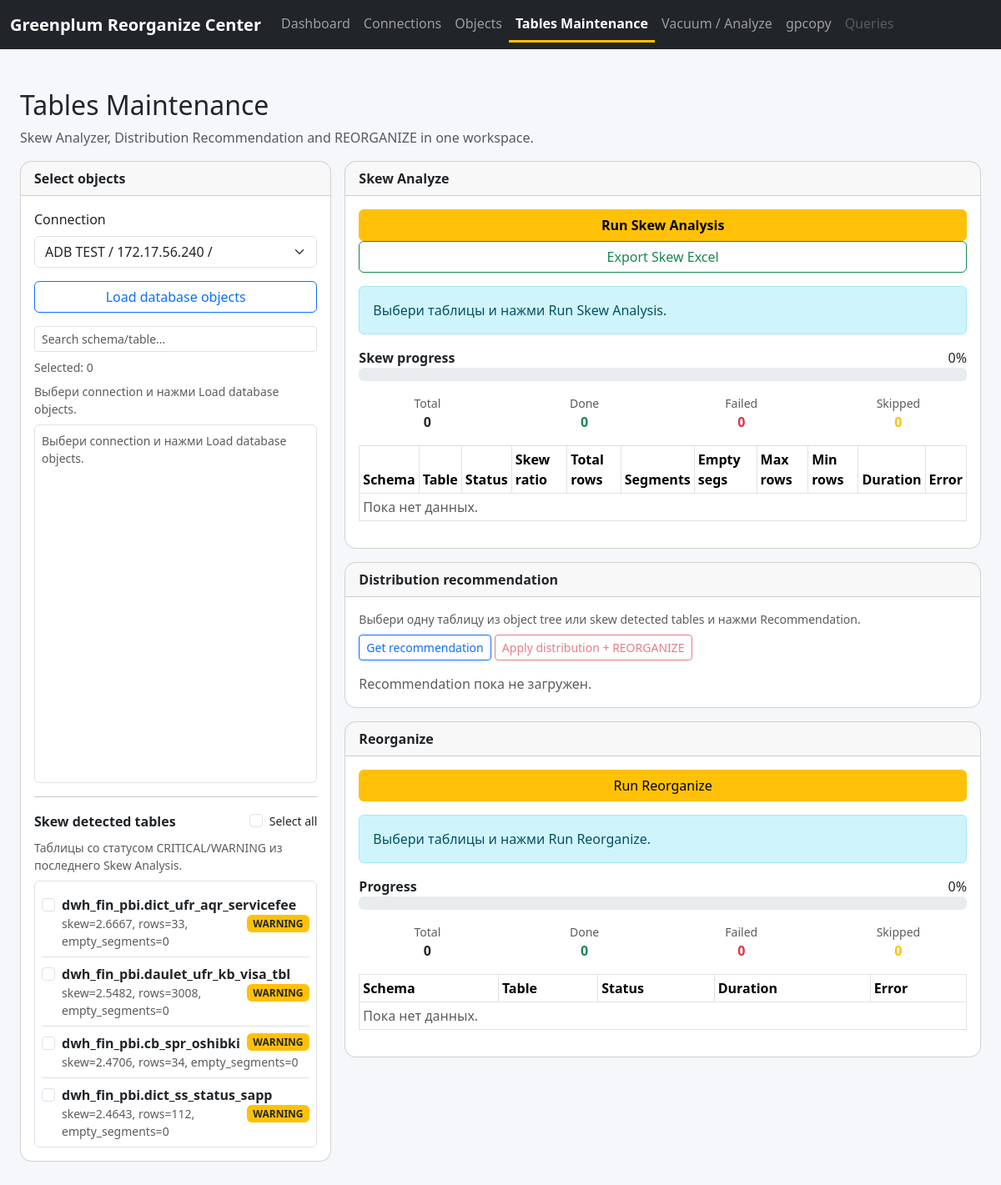
Page /maintenance on the earlier database version.
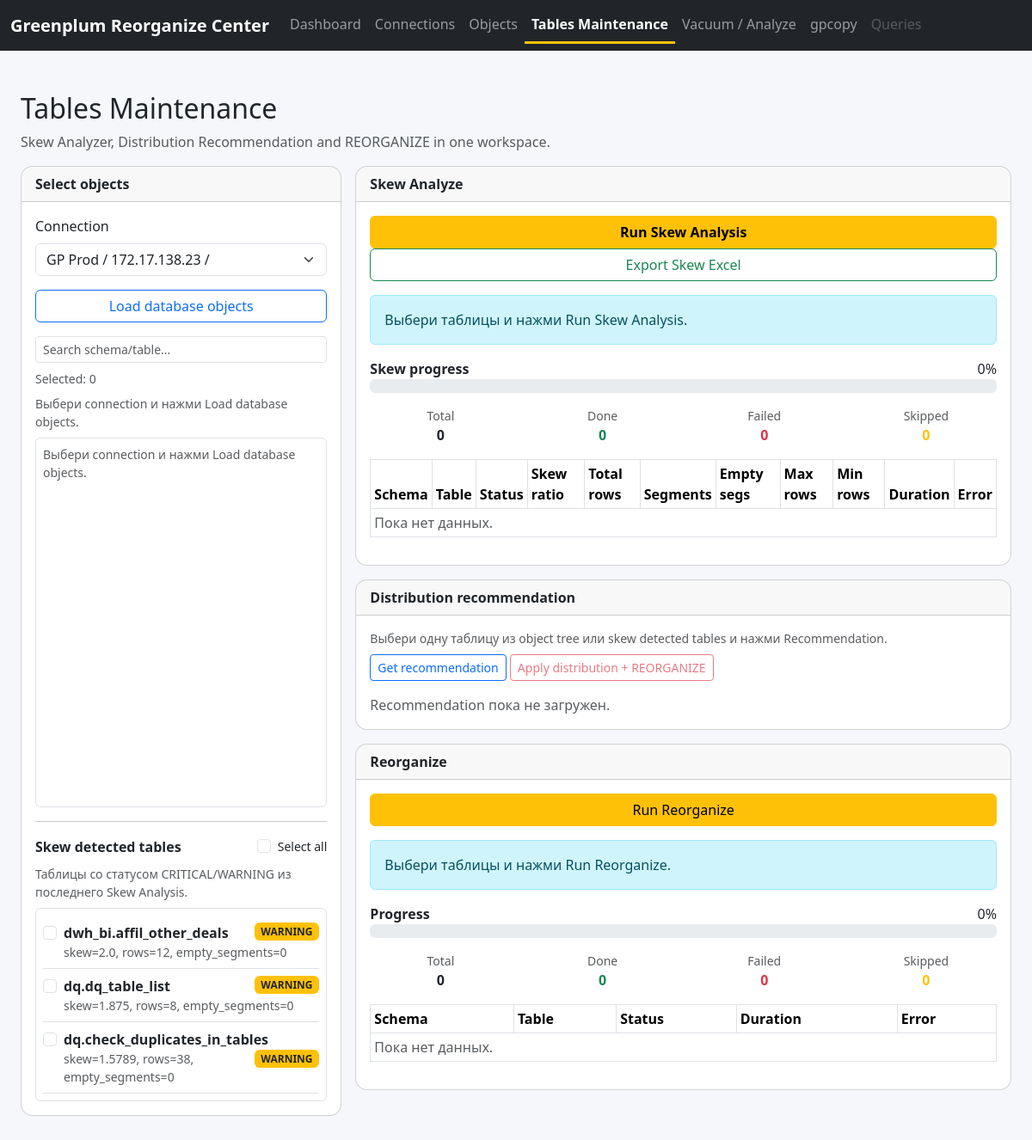
Same page on the later database version.
### tables this page shows
CREATE TABLE skew_results (
                id INTEGER PRIMARY KEY AUTOINCREMENT,
                connection_id INTEGER,
                schema_name TEXT NOT NULL,
                table_name TEXT NOT NULL,
                total_rows INTEGER,
                segment_count INTEGER,
                avg_rows REAL,
                max_rows INTEGER,
                min_rows INTEGER,
                skew_ratio REAL,
                empty_segments INTEGER,
                status TEXT,
                checked_at TEXT DEFAULT CURRENT_TIMESTAMP
            , job_id INTEGER);

### app.py (the view)
@app.route("/maintenance")
def maintenance_page():
    connections = list_connections()
    last_results = get_last_skew_results(limit=1000)
    problem_skew_results = get_latest_problem_skew_results(limit=500)
    latest_skew_job = get_latest_job("skew")
    latest_reorganize_job = get_latest_job("reorganize")
    return render_template(
        "maintenance.html",
        connections=connections,
        last_results=last_results,
        problem_skew_results=problem_skew_results,
        latest_skew_job=latest_skew_job,
        latest_reorganize_job=latest_reorganize_job,
    )

### templates/maintenance.html (shortened to what this page needs)
{% extends "base.html" %}
{% block content %}
<div class="container-fluid py-4">
    <h2>Tables Maintenance</h2>
    <div class="text-muted mb-3">
        Skew Analyzer, Distribution Recommendation and REORGANIZE in one workspace.
    </div>
    <div class="row g-3">
        <div class="col-lg-4">
            <div class="card mb-3">
                <div class="card-header fw-bold">
                    Select objects
                </div>
                <div class="card-body">
                    <label class="form-label">Connection</label>
                    <select id="connection_id" class="form-select mb-3">
                        {% for c in connections %}
                        <option value="{{ c.id }}">
                            {{ c.name }} / {{ c.host }} / {{ c.database }}
                        </option>
                        {% endfor %}
                    </select>
                    <button
                        type="button"
                        class="btn btn-outline-primary w-100 mb-3"
                        onclick="loadObjectTree()"
                    >
                        Load database objects
                    </button>
                    <div class="mb-2">
                        <input
                            type="text"
                            id="objectSearch"
                            class="form-control form-control-sm"
                            placeholder="Search schema/table..."
                            oninput="filterObjectTree()"
                        >
                    </div>
                    <div class="small text-muted mb-2">
                        Selected: <span id="selectedCount">0</span>
                    </div>
                    <div id="objectTreeStatus" class="small text-muted mb-2">
                        Выбери connection и нажми Load database objects.
                    </div>
                    <div id="objectTree" class="object-tree-box border rounded p-2 mb-3">
                        <div class="text-muted small">
                            Выбери connection и нажми Load database objects.
                        </div>
                    </div>
                    <hr>
                    <div class="d-flex justify-content-between align-items-center mb-2">
                        <strong>Skew detected tables</strong>
                        <div class="form-check">
                            <input
                                class="form-check-input"
                                type="checkbox"
                                id="problemSkewSelectAll"
                                onchange="toggleAllProblemSkewTables(this.checked)"
                            >
                            <label class="form-check-label small" for="problemSkewSelectAll">
                                Select all
                            </label>
                        </div>
                    </div>
                    <div class="small text-muted mb-2">
                        Таблицы со статусом CRITICAL/WARNING из последнего Skew Analysis.
                    </div>
                    <div class="problem-skew-box border rounded p-2">
                        {% if problem_skew_results %}
                            {% for r in problem_skew_results %}
                            <label class="problem-skew-item d-flex align-items-start gap-2 border-bottom py-2">
                                <input
                                    type="checkbox"
                                    class="form-check-input problem-skew-checkbox"
                                    data-schema="{{ r.schema_name }}"
                                    data-table="{{ r.table_name }}"
                                    onchange="syncProblemSkewSelectAll()"
                                >
                                <div class="flex-grow-1">
                                    <div>
                                        <strong>{{ r.schema_name }}.{{ r.table_name }}</strong>
                                        {% if r.status == 'CRITICAL' %}
                                        <span class="badge bg-danger float-end">CRITICAL</span>
                                        {% else %}
                                        <span class="badge bg-warning text-dark float-end">WARNING</span>
                                        {% endif %}
                                    </div>
                                    <div class="small text-muted">
                                        skew={{ r.skew_ratio }},
                                        rows={{ r.total_rows }},
                                        empty_segments={{ r.empty_segments }}
                                    </div>
                                </div>
                            </label>
                            {% endfor %}
                        {% else %}
                            <div class="text-muted small">
                                Нет CRITICAL/WARNING результатов. Сначала запусти Skew Analysis.
                            </div>
                        {% endif %}
                    </div>
                </div>
            </div>
        </div>
        <div class="col-lg-8">
            <div class="card mb-3">
                <div class="card-header fw-bold">
                    Skew Analyze
                </div>
                <div class="card-body">
                    <button
                        type="button"
                        id="skewActionButton"
                        class="btn btn-warning w-100 mb-3"
                        onclick="handleSkewActionButton()"
                    >
                    </button>
                    <button
                        type="button"
                        id="skewExportExcelButton"
                        class="btn btn-outline-success w-100 mb-3"
                        onclick="exportSkewExcel()"
                    >
                        Export Skew Excel
                    </button>
                    <div id="skewRunStatus" class="alert alert-info">
                    </div>
                    <div class="d-flex justify-content-between">
                        <strong>Skew progress</strong>
                        <span id="skewJobProgressText">0%</span>
                    </div>
                    <div class="progress mb-3">
                    </div>
                    <div class="row text-center mb-3">
                        <div class="col">
                            <div class="text-muted small">Total</div>
                            <strong id="skewJobTotal">0</strong>
                        </div>
                        <div class="col">
                            <div class="text-muted small">Done</div>
                            <strong id="skewJobDone" class="text-success">0</strong>
                        </div>
                        <div class="col">
                            <div class="text-muted small">Failed</div>
                            <strong id="skewJobFailed" class="text-danger">0</strong>
                        </div>
                        <div class="col">
                            <div class="text-muted small">Skipped</div>
                            <strong id="skewJobSkipped" class="text-warning">0</strong>
                        </div>
                    </div>
                    <div class="table-responsive job-items-scroll">
                        <table class="table table-sm table-bordered align-middle">
                            <thead>
                                <tr>
                                    <th>Schema</th>
                                    <th>Table</th>
                                    <th>Status</th>
                                    <th>Skew ratio</th>
                                    <th>Total rows</th>
                                    <th>Segments</th>
                                    <th>Empty segs</th>
                                    <th>Max rows</th>
                                    <th>Min rows</th>
                                    <th>Duration</th>
                                    <th>Error</th>
                                </tr>
                            </thead>
                            <tbody id="skewJobItemsBody">
                                <tr>
                                    <td colspan="11" class="text-muted">
                                        Пока нет данных.
                                    </td>
                                </tr>
                            </tbody>
                        </table>
                    </div>
                </div>
            </div>
            <div class="card mb-3">
                <div class="card-header fw-bold">
                    Distribution recommendation
                </div>
                <div class="card-body">
                    <div class="small text-muted mb-2">
                        Выбери одну таблицу из object tree или skew detected tables и нажми Recommendation.
                    </div>
                    <button
                        type="button"
                        class="btn btn-outline-primary btn-sm"
                        onclick="loadDistributionRecommendation()"
                    >
                        Get recommendation
                    </button>
                    <button
                        type="button"
                        id="applyDistributionButton"
                        class="btn btn-outline-danger btn-sm"
                        onclick="applyDistributionAndReorganize()"
                        disabled
                    >
                        Apply distribution + REORGANIZE
                    </button>
                    <div id="distributionRecommendationBox" class="mt-3 text-muted">
                        Recommendation пока не загружен.
                    </div>
                </div>
            </div>
            <div class="card mb-3">
                <div class="card-header fw-bold">
                    Reorganize
                </div>
                <div class="card-body">
                    <button
                        type="button"
                        id="reorganizeActionButton"
                        class="btn btn-warning w-100 mb-3"
                        onclick="handleReorganizeActionButton()"
                    >
                    </button>
                    <div id="reorganizeStatusBox" class="alert alert-info">
                        Выбери таблицы и нажми Run Reorganize.
                    </div>
                    <div class="d-flex justify-content-between">
                        <strong>Progress</strong>
                        <span id="reorganizeProgressPercent">0%</span>
                    </div>
                    <div class="progress mb-3">
                    </div>
                    <div class="row text-center mb-3">
                        <div class="col">
                            <div class="text-muted small">Total</div>
                            <strong id="reorganizeTotal">0</strong>
                        </div>
                        <div class="col">
                            <div class="text-muted small">Done</div>
                            <strong id="reorganizeDone" class="text-success">0</strong>
                        </div>
                        <div class="col">
                            <div class="text-muted small">Failed</div>
                            <strong id="reorganizeFailed" class="text-danger">0</strong>
                        </div>
                        <div class="col">
                            <div class="text-muted small">Skipped</div>
                            <strong id="reorganizeSkipped" class="text-warning">0</strong>
                        </div>
                    </div>
                    <div class="table-responsive job-items-scroll">
                        <table class="table table-sm table-bordered align-middle">
                            <thead>
                                <tr>
                                    <th>Schema</th>
                                    <th>Table</th>
                                    <th>Status</th>
                                    <th>Duration</th>
                                    <th>Error</th>
                                </tr>
                            </thead>
                            <tbody id="reorganizeItemsBody">
                                <tr>
                                    <td colspan="5" class="text-muted">
                                        Пока нет данных.
                                    </td>
                                </tr>
                            </tbody>
                        </table>
                    </div>
                </div>
            </div>
        </div>
    </div>
</div>
{% endblock %}

### templates/base.html (shortened to what this page needs)
<!doctype html>
<html lang="ru">
<head>
    <link
        href="https://cdn.jsdelivr.net/npm/bootstrap@5.3.3/dist/css/bootstrap.min.css"
        rel="stylesheet"
    >
    <link
        rel="stylesheet"
        href="{{ url_for('static', filename='css/style.css') }}"
    >
</head>
<body>
<nav class="navbar navbar-expand-lg navbar-dark bg-dark">
    <div class="container-fluid">
        <a class="navbar-brand fw-bold" href="/">
            Greenplum Reorganize Center
        </a>
        <div class="collapse navbar-collapse" id="mainNavbar">
            <ul class="navbar-nav me-auto mb-2 mb-lg-0">
                <li class="nav-item">
                    <a class="nav-link" href="/">
                        Dashboard
                    </a>
                </li>
                <li class="nav-item">
                    <a class="nav-link" href="/connections">
                        Connections
                    </a>
                </li>
                <li class="nav-item">
                    <a class="nav-link" href="/objects">
                        Objects
                    </a>
                </li>
                <li class="nav-item">
                    <a class="nav-link {% if request.path == '/maintenance' %}active{% endif %}" href="/maintenance">
                        Tables Maintenance
                    </a>
                </li>
                <li class="nav-item">
                    <a class="nav-link {% if request.path == '/vacuum' %}active{% endif %}" href="/vacuum">
                             Vacuum / Analyze
                    </a>
                </li>
                <li class="nav-item">
                    <a class="nav-link {% if request.path.startswith('/gpcopy') %}active{% endif %}"
                       href="{{ url_for('gpcopy_page') }}">
                        gpcopy
                    </a>
                </li>
                <li class="nav-item">
                    <a class="nav-link disabled" href="#">
                        Queries
                    </a>
                </li>
            </ul>
        </div>
    </div>
</nav>
<main class="container-fluid py-4">
    {% block content %}{% endblock %}
</main>
</body>
</html>

Differences in the rows shown:
no longer on this page (row unchanged): skew_results: schema_name "dwh_fin_pbi", table_name "dict_ufr_aqr_servicefee", status "WARNING", skew_ratio "2.6667", total_rows "33", empty_segments "0"
no longer on this page (row unchanged): skew_results: schema_name "dwh_fin_pbi", table_name "daulet_ufr_kb_visa_tbl", status "WARNING", skew_ratio "2.5482", total_rows "3008", empty_segments "0"
no longer on this page (row unchanged): skew_results: schema_name "dwh_fin_pbi", table_name "cb_spr_oshibki", status "WARNING", skew_ratio "2.4706", total_rows "34", empty_segments "0"
no longer on this page (row unchanged): skew_results: schema_name "dwh_fin_pbi", table_name "dict_ss_status_sapp", status "WARNING", skew_ratio "2.4643", total_rows "112", empty_segments "0"
added skew_results: schema_name "dwh_bi", table_name "affil_other_deals", status "WARNING", skew_ratio "2.0", total_rows "12", empty_segments "0"
added skew_results: schema_name "dq", table_name "dq_table_list", status "WARNING", skew_ratio "1.875", total_rows "8", empty_segments "0"
added skew_results: schema_name "dq", table_name "check_duplicates_in_tables", status "WARNING", skew_ratio "1.5789", total_rows "38", empty_segments "0"
Other differences:
form field value: "ADB TEST / 172.17.56.240 /" → "GP Prod / 172.17.138.23 /"
